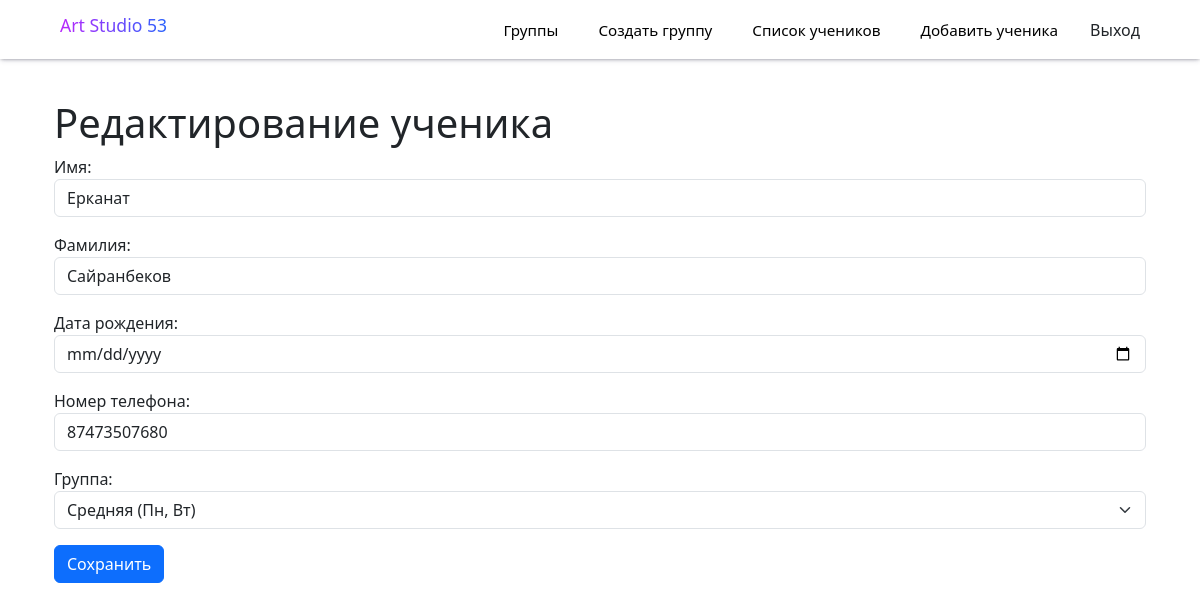
Screenshot of /update_customer/2/ (signed in) with the database file from the repository.
### app/models.py (models this page shows, shortened)
class Customer(models.Model):
    first_name = models.CharField(max_length=100, verbose_name='Имя')
    last_name = models.CharField(max_length=100, verbose_name='Фамилия')
    date_of_birth = models.DateField(verbose_name='Дата рождения')
    phone_number = models.CharField(max_length=20, verbose_name='Номер телефона')
    group = models.ForeignKey(Group, on_delete=models.CASCADE, verbose_name='Группа')
    class Meta:
        verbose_name = 'Клиент'
        verbose_name_plural = 'Клиенты'

### app/views.py (the view)
# urls.py: path('update_customer/<int:pk>/', UpdateCustomerView.as_view(), name='update_customer'),
class UpdateCustomerView(LoginRequiredMixin, UpdateView):
    model = Customer
    login_url = reverse_lazy('login')
    form_class = CustomerForm
    template_name = 'form.html'
    success_url = reverse_lazy('group_list')
    def get_context_data(self, **kwargs):
        context = super().get_context_data(**kwargs)
        context['header'] = 'Редактирование ученика'
        return context

### app/forms.py
class CustomerForm(ModelForm):
    class Meta:
        model = Customer
        fields = '__all__'
        widgets = {
            'first_name': forms.TextInput(attrs={'class': 'form-control', 'maxlength': 20}),
            'last_name': forms.TextInput(attrs={'class': 'form-control', 'maxlength': 20}),
            'date_of_birth': forms.DateInput(attrs={'class': 'form-control', 'type': 'date'}),
            'phone_number': forms.TextInput(attrs={'class': 'form-control'}),
            'group': forms.Select(attrs={'class': 'form-select'}),
        }

### app/models.py (called while the page is built)
    def __str__(self):
        return f"{self.name} ({self.weekdays})"

### templates/form.html (shortened to what this page needs)
{% extends 'base.html' %}
{% block content %}
    <div class="container">
        <h1>{{ header }}</h1>
        <form method="post">
            {{ form.as_p }}
            <button type="submit" class="btn btn-primary">Сохранить</button>
        </form>
    </div>
{% endblock %}

### static/css/base.css (style rules this page uses)
* { box-sizing: border-box; -webkit-font-smoothing: antialiased; -moz-osx-font-smoothing: grayscale; }
body { padding: 0; margin: 0; font-family: "Poppins", sans-serif; }
.container { max-width: 90vw; margin: 0 auto; padding-top: 20px; }

### rows the page displays
Customer: first_name "Ерканат", last_name "Сайранбеков", phone_number "87473507680", group "Средняя (Пн, Вт)"

### other values shown
{{ header }} "Редактирование ученика"
